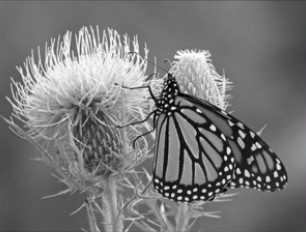
#> input picture new.jpg, 306 x 232 px
$ jupyter execute --allow-errors Colorize_Black_and_White_Image.ipynb   (shell and % lines are left out)
#> lines starting #> are read from the running program, lines starting #| are printed output that depends on the picture
# Colorize Black & White Images

This Deep Learning Project aims to provide colorizing black & white images with Python.

In image colorization, we take a black and white image as input and produce a colored image. We will solve this project with OpenCV deep neural network.

### Lab Color Space:

Like RGB, Lab is another color space. It is also three channel color space like RGB where the channels are:

    L channel: This channel represents the Lightness
    a channel: This channel represents green-red
    b channel: This channel represents blue-yellow

In this color space, the grayscale part of the image is only encoded in L channel. Therefore Lab color space is more favorable for our project.

### Problem Statement:

deep learning project colorize black white images with python

We can formulate our problem statement as to predict a and b channels, given an input grayscale image.

In this deep learning project, we will use OpenCV DNN architecture which is trained on ImageNet dataset. The neural net is trained with the L channel of images as input data and a,b channels as target data.

#### Steps to implement Image Colorization Project:

For colorizing black and white images we will be using a pre-trained caffe model, a prototxt file, and a NumPy file.

The prototxt file defines the network and the numpy file stores the cluster center points in numpy format.

1. Make a directory with name models.

download the caffemodel, prototxt file and the NumPy file.

### Import Essential Library

[cell 1]
import numpy as np
import cv2 as cv
from matplotlib import pyplot as plt
import os.path

### Read B&W image and load the caffemodel:

[cell 2]
frame = cv.imread("new.jpg")
#> frame is the input picture: shape (232, 306, 3); mean B, G, R 119.3, 119.3, 119.3

numpy_file = np.load('./pts_in_hull.npy')
#> (reads pts_in_hull.npy from the repository)
#> (the rest of this cell did not finish here and is left out)

### Add layers to the caffe model:

[cell 3]
numpy_file = numpy_file.transpose().reshape(2, 313, 1, 1)
#> (the rest of this cell did not finish here and is left out)

### Extract L channel and resize it:

[cell 4]
input_width = 224
input_height = 224

rgb_img = (frame[:,:,[2, 1, 0]] * 1.0 / 255).astype(np.float32)
lab_img = cv.cvtColor(rgb_img, cv.COLOR_RGB2Lab)
#> lab_img: shape (232, 306, 3) float32; mean of channels 0, 1, 2 49.4, 0, 0
l_channel = lab_img[:,:,0]
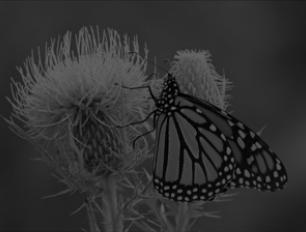
#> l_channel: shape (232, 306) float32; min 0, max 100, mean 49.4

l_channel_resize = cv.resize(l_channel, (input_width, input_height))
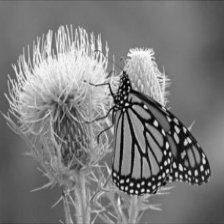
#> l_channel_resize: shape (224, 224) float32; min 1.76, max 100, mean 49.4; drawn with min black and max white
l_channel_resize -= 50
